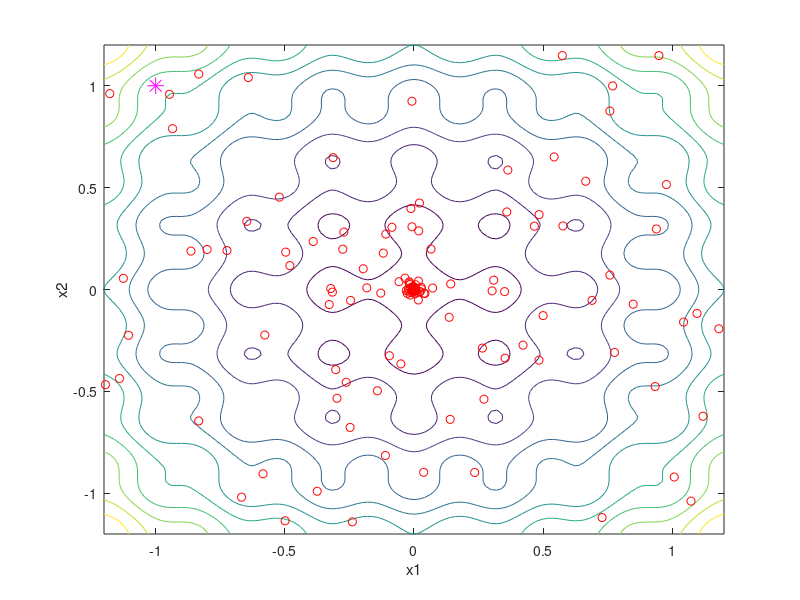
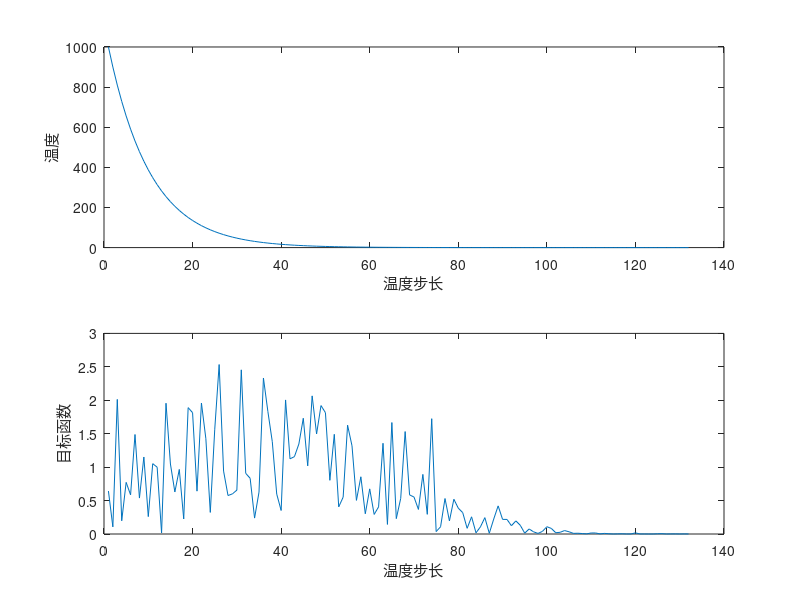

Write the MATLAB code that produced these figures, in order.
% 例程 11.1  模拟退火算法示例
%  目标函数可视化
[vx1, vx2 ] = meshgrid(-1.2: 0.02: 1.2, -1.2: 0.02: 1.2);
y = 0.2 + (vx1.^2) + (vx2.^2) - (0.1*cos(6*pi*vx1)) - (0.1*cos(6*pi*vx2));
%  函数可视化
figure(1)
contour(vx1, vx2, y, 11); hold on;
xlabel('x1');  ylabel('x2');
%  搜索参数设置
T = 1000;  %  初始温度
Tmin = 0.001;  %  终止温度
%  每个温度阶段的最大迭代次数
Nmax = 1000;
Ct = 0.9;  %  降温速率
x1min = -1.2;
x1max = 1.2;
x2min = -1.2;
x2max = 1.2;
sigma1 = (x1max - x1min)/6;
sigma2 = (x2max - x2min)/6;
x1n = 0;
x2n = 0;
dE = 0;
r = 0;
P = 0;  %  辅助变量
vT = zeros(1, 200);
vy = zeros(1, 200);
%  初始点
x1 = -1;
x2 = 1;
plot(x1, x2, 'm*', 'MarkerSize', 12);
xlabel('x1');  ylabel('x2');
%  退火过程开始
jj = 0;  %  温度步数计数器
while (T > Tmin)
    for  nn = 1: Nmax
        %  基于正态分布生成新候选解
        x1n = x1 + (sigma1^2)*randn(1);
        x2n = x2 + (sigma2^2)*randn(1);
        if ((x1n <= x1max) & (x1n >= x1min) & (x2n <= x2max) & (x2n >= x2min))
            y = 0.2 + (x1^2) + (x2^2) - (0.1*cos(6*pi*x1)) - (0.1*cos(6*pi*x2));
            yn = 0.2 + (x1n^2) + (x2n^2) - (0.1*cos(6*pi*x1n)) - (0.1*cos(6*pi*x2n));
            dE = yn - y;
            %  判断是否接受新解
            if dE < 0
                x1 = x1n; x2 = x2n;  %  接受新点
            else
                r = rand(1);
                P = exp(-dE/T);  %  玻尔兹曼概率
                if (r <= P)
                    x1 = x1n; x2 = x2n;  %  接受新点
                end
            end
        end
    end
    jj = jj + 1;
    plot(x1, x2, 'ro');
    y = 0.2 + (x1^2) + (x2^2) - (0.1*cos(6*pi*x1)) - (0.1*cos(6*pi*x2));
    vT(jj) = T;
    vy(jj) = y;  %  保存迭代过程数据
    T = T*Ct;  %  降低温度
end
x1
x2
y = 0.2 + (x1^2) + (x2^2) - (0.1*cos(6*pi*x1)) - (0.1*cos(6*pi*x2))
figure(2)
subplot(2, 1, 1);
plot(vT(1: jj));
xlabel('温度步长');  ylabel('温度');
subplot(2, 1, 2);
plot(vy(1: jj));
xlabel('温度步长');
ylabel('目标函数');
